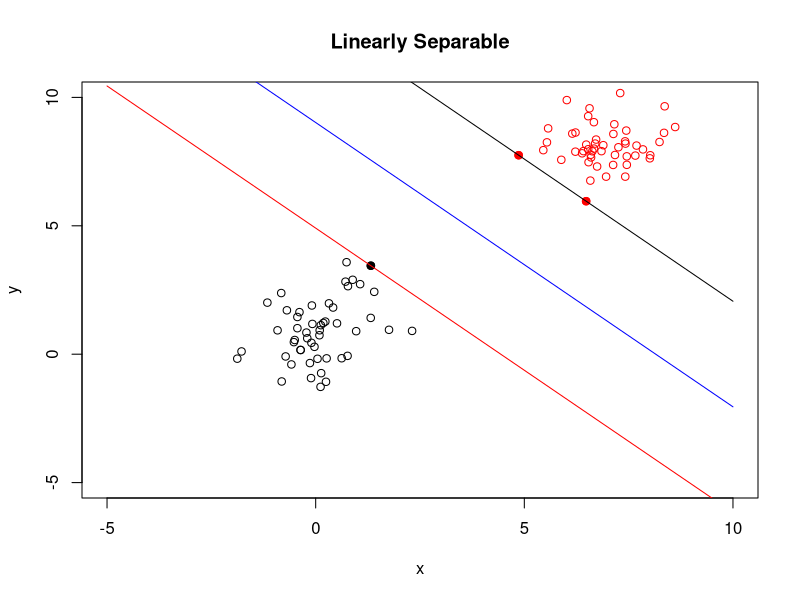
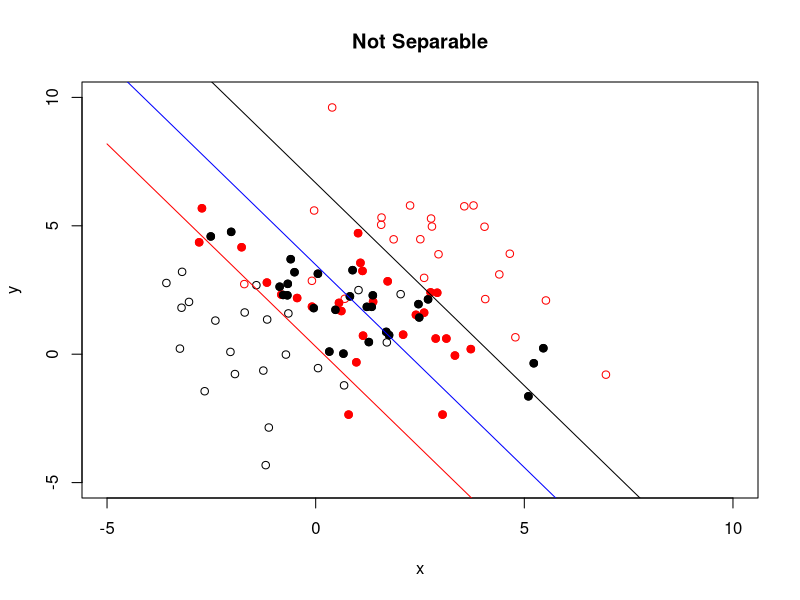

These figures' R source, in order:
rm(list = ls())
set.seed(100) # Set a seed to fix the generated random numbers
#Generate Datasets
dataset1 <- cbind(rnorm(50, 0, 1), rnorm(50, 1, 1), matrix(-1, 50, 1))
dataset2 <- cbind(rnorm(50, 7, 1), rnorm(50, 8, 1), matrix(1, 50, 1))
separableData <- rbind(dataset1, dataset2)
dataset3 <- cbind(rnorm(50, 0, 2), rnorm(50, 1, 2), matrix(-1, 50, 1))
dataset4 <- cbind(rnorm(50, 2, 2), rnorm(50, 3, 2), matrix(1, 50, 1))
nonSeparableData <- rbind(dataset3, dataset4)

#Apply Linear SVM with Hard Margins (plotting with the first fold)
folds <- cut(seq(1, nrow(dataset1)), breaks=10, labels=FALSE)
indexes <- which(folds==1, arr.ind=TRUE)
trainingLinear <- rbind(dataset1[-indexes,],dataset2[-indexes,])
testingLinear <- rbind(dataset1[indexes,],dataset2[indexes,])
trainingLinearX <- trainingLinear[,-3]
trainingLinearY <- as.matrix(trainingLinear[,3])
testingLinearX <- testingLinear[,-3]
testingLinearY <- as.matrix(testingLinear[,3])

trainingLinearNotSeparable <- rbind(dataset3[-indexes,],dataset4[-indexes,])
testingLinearNotSeparable <- rbind(dataset3[indexes,],dataset4[indexes,])
testingLinearNotSeparableX <- testingLinearNotSeparable[,-3]
testingLinearNotSeparableY <- as.matrix(testingLinearNotSeparable[,3])
trainingLinearNotSeparableX <- trainingLinearNotSeparable[,-3]
trainingLinearNotSeparableY <- as.matrix(trainingLinearNotSeparable[,3])

H = (trainingLinearY %*% t(trainingLinearY)) * (trainingLinearX %*% t(trainingLinearX))
c = matrix(rep(-1, nrow(trainingLinearX)))
A = t(trainingLinearY)
b = 0
r = 0
l = matrix(rep(0, nrow(trainingLinearX)))
u = matrix(rep(100, nrow(trainingLinearX)))

require(kernlab)
linearLDResult = ipop(c, H, A, b, l, u, r)
alpha = matrix(primal(linearLDResult))

w = rep(0, ncol(trainingLinearX))
for(i in 1:nrow(trainingLinearX))
{
  w = w + alpha[i] * trainingLinearY[i] * trainingLinearX[i, ]
}

sv = trainingLinear[alpha > 0.01, ] #Support vectors
w0 = (1/nrow(sv)) * sum(as.matrix(sv[, 3]) - sv[, -3] %*% w)

#Show the plots
plot(-5:10, -5:10, type = "n", main='Linearly Separable', ylab='y', xlab='x')  
points(dataset1[,1], dataset1[,2], col = "black")
points(dataset2[,1], dataset2[,2], col = "red")
points(matrix(sv[sv[,3]==1,],ncol = 3)[,1], matrix(sv[sv[,3]==1,],ncol = 3)[,2], pch = 19, col = "red")
points(matrix(sv[sv[,3]==-1,],ncol = 3)[,1], matrix(sv[sv[,3]==-1,],ncol = 3)[,2], pch = 19, col = "black")
curve(-w[1]/w[2] * x - w0/w[2], add = TRUE, col = "blue")  
curve(-w[1]/w[2] * x - (w0+1)/w[2], add = TRUE, col = "red")  
curve(-w[1]/w[2] * x - (w0-1)/w[2], add = TRUE, col = "black")  

confusionMatrixLinear <- matrix(0, 2, 2)
for (j in 1:nrow(testingLinear))
{
  temp <- testingLinearX[j,] %*% as.matrix(w) + w0
  if (temp > 0)
  {
    if (j <= 5)
    {
      confusionMatrixLinear[2,1] <- confusionMatrixLinear[2,1] + 1
    }else
    {
      confusionMatrixLinear[2,2] <- confusionMatrixLinear[2,2] + 1
    }
  }else{
    if (j <= 5)
    {
      confusionMatrixLinear[1,1] <- confusionMatrixLinear[1,1] + 1
    }else
    {
      confusionMatrixLinear[1,2] <- confusionMatrixLinear[1,2] + 1
    }
  }
}

H = (trainingLinearNotSeparableY %*% t(trainingLinearNotSeparableY)) * (trainingLinearNotSeparableX %*% t(trainingLinearNotSeparableX))
c = matrix(rep(-1, nrow(trainingLinearNotSeparableX)))
A = t(trainingLinearNotSeparableY)
b = 0
r = 0
l = matrix(rep(0, nrow(trainingLinearNotSeparableX)))
u = matrix(rep(1000000, nrow(trainingLinearNotSeparableX)))

require(kernlab)
linearNotSeparableLDResult = ipop(c, H, A, b, l, u, r)
alpha = matrix(primal(linearNotSeparableLDResult))

w = rep(0, ncol(trainingLinearNotSeparableX))
for(i in 1:nrow(trainingLinearNotSeparableX))
{
  w = w + alpha[i] * trainingLinearNotSeparableY[i] * trainingLinearNotSeparableX[i, ]
}

sv = trainingLinearNotSeparable[alpha > 100, ] #Support vectors
w0 = (1/nrow(sv)) * sum(as.matrix(sv[, 3]) - sv[, -3] %*% w)

#Show the plots
plot(-5:10, -5:10, type = "n", main='Not Separable', ylab='y', xlab='x')  
points(dataset3[,1], dataset3[,2], col = "black")
points(dataset4[,1], dataset4[,2], col = "red")
points(matrix(sv[sv[,3]==1,],ncol = 3)[,1], matrix(sv[sv[,3]==1,],ncol = 3)[,2], pch = 19, col = "red")
points(matrix(sv[sv[,3]==-1,],ncol = 3)[,1], matrix(sv[sv[,3]==-1,],ncol = 3)[,2], pch = 19, col = "black")
curve(-w[1]/w[2] * x - w0/w[2], add = TRUE, col = "blue")  
curve(-w[1]/w[2] * x - (w0+1)/w[2], add = TRUE, col = "red")  
curve(-w[1]/w[2] * x - (w0-1)/w[2], add = TRUE, col = "black") 

confusionMatrixLinearNotSeparable <- matrix(0, 2, 2)
for (j in 1:nrow(testingLinearNotSeparable))
{
  temp <- testingLinearNotSeparableX[j,] %*% as.matrix(w) + w0
  if (temp > 0)
  {
    if (j <= 5)
    {
      confusionMatrixLinearNotSeparable[2,1] <- confusionMatrixLinearNotSeparable[2,1] + 1
    }else
    {
      confusionMatrixLinearNotSeparable[2,2] <- confusionMatrixLinearNotSeparable[2,2] + 1
    }
  }else{
    if (j <= 5)
    {
      confusionMatrixLinearNotSeparable[1,1] <- confusionMatrixLinearNotSeparable[1,1] + 1
    }else
    {
      confusionMatrixLinearNotSeparable[1,2] <- confusionMatrixLinearNotSeparable[1,2] + 1
    }
  }
}

for (k in 2:10) #10 cross validation
{
  indexes <- which(folds==k, arr.ind=TRUE)
  trainingLinear <- rbind(dataset1[-indexes,],dataset2[-indexes,])
  testingLinear <- rbind(dataset1[indexes,],dataset2[indexes,])
  trainingLinearX <- trainingLinear[,-3]
  trainingLinearY <- as.matrix(trainingLinear[,3])
  testingLinearX <- testingLinear[,-3]
  testingLinearY <- as.matrix(testingLinear[,3])
  
  trainingLinearNotSeparable <- rbind(dataset3[-indexes,],dataset4[-indexes,])
  testingLinearNotSeparable <- rbind(dataset3[indexes,],dataset4[indexes,])
  testingLinearNotSeparableX <- testingLinearNotSeparable[,-3]
  testingLinearNotSeparableY <- as.matrix(testingLinearNotSeparable[,3])
  trainingLinearNotSeparableX <- trainingLinearNotSeparable[,-3]
  trainingLinearNotSeparableY <- as.matrix(trainingLinearNotSeparable[,3])
  
  H = (trainingLinearY %*% t(trainingLinearY)) * (trainingLinearX %*% t(trainingLinearX))
  c = matrix(rep(-1, nrow(trainingLinearX)))
  A = t(trainingLinearY)
  b = 0
  r = 0
  l = matrix(rep(0, nrow(trainingLinearX)))
  u = matrix(rep(100, nrow(trainingLinearX)))
  
  require(kernlab)
  linearLDResult = ipop(c, H, A, b, l, u, r)
  alpha = matrix(primal(linearLDResult))
  
  w = rep(0, ncol(trainingLinearX))
  for(i in 1:nrow(trainingLinearX))
  {
    w = w + alpha[i] * trainingLinearY[i] * trainingLinearX[i, ]
  }
  
  sv = trainingLinear[alpha > 0.01, ] #Support vectors
  w0 = (1/nrow(sv)) * sum(as.matrix(sv[, 3]) - sv[, -3] %*% w)
  
  for (j in 1:nrow(testingLinear))
  {
    temp <- testingLinearX[j,] %*% as.matrix(w) + w0
    if (temp > 0)
    {
      if (j <= 5)
      {
        confusionMatrixLinear[2,1] <- confusionMatrixLinear[2,1] + 1
      }else
      {
        confusionMatrixLinear[2,2] <- confusionMatrixLinear[2,2] + 1
      }
    }else{
      if (j <= 5)
      {
        confusionMatrixLinear[1,1] <- confusionMatrixLinear[1,1] + 1
      }else
      {
        confusionMatrixLinear[1,2] <- confusionMatrixLinear[1,2] + 1
      }
    }
  }
  
  H = (trainingLinearNotSeparableY %*% t(trainingLinearNotSeparableY)) * (trainingLinearNotSeparableX %*% t(trainingLinearNotSeparableX))
  c = matrix(rep(-1, nrow(trainingLinearNotSeparableX)))
  A = t(trainingLinearNotSeparableY)
  b = 0
  r = 0
  l = matrix(rep(0, nrow(trainingLinearNotSeparableX)))
  u = matrix(rep(1000000, nrow(trainingLinearNotSeparableX)))
  
  require(kernlab)
  linearNotSeparableLDResult = ipop(c, H, A, b, l, u, r)
  alpha = matrix(primal(linearNotSeparableLDResult))
  
  w = rep(0, ncol(trainingLinearNotSeparableX))
  for(i in 1:nrow(trainingLinearNotSeparableX))
  {
    w = w + alpha[i] * trainingLinearNotSeparableY[i] * trainingLinearNotSeparableX[i, ]
  }
  
  sv = trainingLinearNotSeparable[alpha > 100, ] #Support vectors
  w0 = (1/nrow(sv)) * sum(as.matrix(sv[, 3]) - sv[, -3] %*% w)
  
  for (j in 1:nrow(testingLinearNotSeparable))
  {
    temp <- testingLinearNotSeparableX[j,] %*% as.matrix(w) + w0
    if (temp > 0)
    {
      if (j <= 5)
      {
        confusionMatrixLinearNotSeparable[2,1] <- confusionMatrixLinearNotSeparable[2,1] + 1
      }else
      {
        confusionMatrixLinearNotSeparable[2,2] <- confusionMatrixLinearNotSeparable[2,2] + 1
      }
    }else{
      if (j <= 5)
      {
        confusionMatrixLinearNotSeparable[1,1] <- confusionMatrixLinearNotSeparable[1,1] + 1
      }else
      {
        confusionMatrixLinearNotSeparable[1,2] <- confusionMatrixLinearNotSeparable[1,2] + 1
      }
    }
  }
}

confusionMatrixLinear
confusionMatrixLinearNotSeparable
